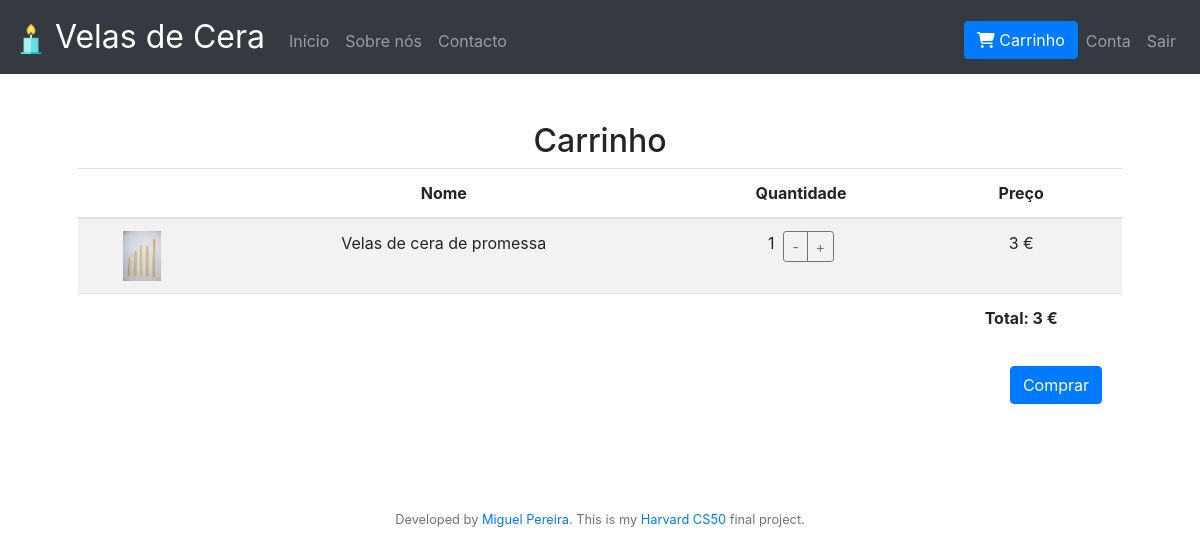
Page /cart (signed in) on the committed database.
### tables this page shows
CREATE TABLE produtos (
id integer not null primary key autoincrement,
image text,
name text not null,
desc text, price numeric);

CREATE TABLE cart(user_id integer not null, quantities numeric not null default 1, product_id integer not null);

### app.py (the view, shortened to what this page needs)
@app.route("/cart", methods=["GET", "POST"])
@login_required
def cart():
    userID = session.get("user_id")
    produtos = db.execute("Select cart.quantities, produtos.name, produtos.price, produtos.image, produtos.id from cart inner join produtos on cart.product_id = produtos.id where user_id = :user",
                            user = userID)
    rows0 = db.execute("SELECT SUM(cart.quantities * produtos.price) FROM cart inner join produtos on cart.product_id = produtos.id where user_id = :user", user = session.get("user_id"))
    totalcart = rows0[0]["SUM(cart.quantities * produtos.price)"]
    if totalcart is None:
        totalcart=0
    return render_template("cart.html", produtos=produtos, totalcart=totalcart)

### app.py (called while the page is built)
@app.after_request
def after_request(response):
    response.headers["Cache-Control"] = "no-cache, no-store, must-revalidate"
    response.headers["Expires"] = 0
    response.headers["Pragma"] = "no-cache"
    return response

def login_required(f):
    @wraps(f)
    def decorated_function(*args, **kwargs):
        if session.get("user_id") is None:
            return redirect("/login")
        return f(*args, **kwargs)
    return decorated_function

### templates/cart.html (shortened to what this page needs)
{% extends "layout.html" %}
{% block main %}
<main class="container p-5" >
<form action="/cart" method="POST" enctype=multipart/form-data>
    <table class="table table-striped">
        <thead>
            <h2>
                Carrinho
            </h2>
            <tr>
                <th></th>
                <th>Nome</th>
                <th>Quantidade</th>
                <th>Preço</th>
            </tr>
        </thead>
        <tbody>
        {% for produto in produtos %}
            <tr>
                <td><img src="/static/image/uploads/{{ produto.image }}" style="object-fit:scale-down; height: 50px;"></td>
                <td>{{ produto.name }}</td>
                <td>
                    <div class="btn-group">
                        {{ produto.quantities }} &nbsp;
                        <button class="btn btn-sm btn-outline-secondary" type="submit" name="submit_button-" value="{{ produto.id}}">-</button>
                        <button class="btn btn-sm btn-outline-secondary" type="submit" name="submit_button+" value="{{ produto.id}}">+</button>
                      </div>
                </td>
                <td>{{ produto.price }} €</td>
            </tr>
        {% endfor %}
        </tbody>
        <tfoot>
            <tr>
                <th colspan="3"></th>
                <th>Total: {{ totalcart }} €</th>
            </tr>
        </tfoot>
    </table>
    {% if totalcart != 0 %}
    <a href="/cart/checkout" style="float: right; margin-right: 20px;" class="btn btn-primary my-2">Comprar</a>
    {% endif %}
</form>
</main>
{% endblock %}

### static/styles.css (style rules this page uses)
main { overflow-x: auto; text-align: center; }
main img { max-width: 100%; }

### rows in the picture
produtos: image (picture), name "Velas de cera de promessa", quantities "1", {{ produto.id }} 12 (drawn), price "3"

### other values in the picture
{{ totalcart }} "3"
